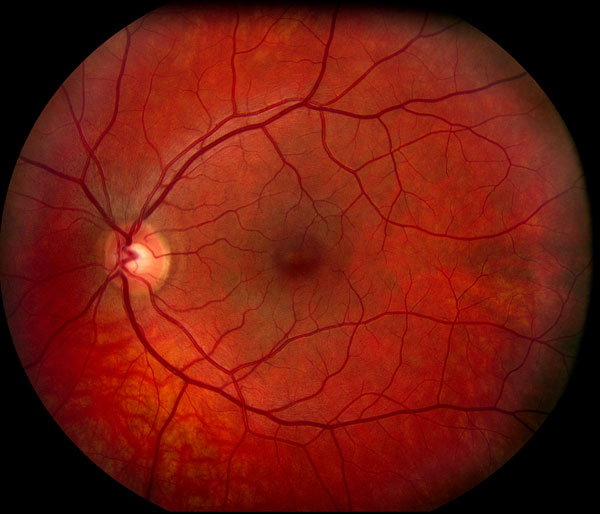
#> input picture data/assorted-samples/fundus_img1.jpg, 600 x 514 px; its folder holds only this picture in this run
$ python -i utils.py   (imports and definitions only)
#> lines starting #> are read from the running program, lines starting #| are printed output that depends on the picture; after the words box and inside, x2 and y2 are one past the last pixel; in counts of white or black regions, pixels touching at a corner belong together
""" The utils module provides some basic pre-processing operations over fundus
    images.
"""
import numpy as np
from skimage.filters import threshold_otsu
from skimage.measure import label
from skimage import img_as_bool, img_as_ubyte
from scipy.ndimage.morphology import binary_fill_holes
import ConfigParser


def parse_init_file(filename):
    """Read the initialization parameters file

    Parameters
    ----------
    filename : string
        path of ini file with initialization parameters

    Returns
    -------
    params : dictionary
        Dictionary of parameter values

    Example
    -------
    >>>params = parse_init_file('dridb.ini')

    """
    parser = ConfigParser.ConfigParser()
    parser.read(filename)
    params = dict(parser._sections)
    for k in params:
        params[k] = dict(parser._defaults, **params[k])
        params[k].pop('__name__', None)
    return params


def get_fundus_mask(img_in, threshold=None):
    """Obtain the Fundus mask of an image.

    This function takes a fundus image as the first argument and an optional
    threshold argument and computes the fundus mask of the input image.

    Parameters
    ----------
    img_in : Numpy array
        Input fundus image.
    threshold : float, optional
        Threshold for binarisation. If not provided,
        Otsu's threshold is computed and used. Default value is None.

    Returns
    -------
    mask : Numpy array.
        Binary fundus mask

    Example
    -------
    >>>mask = getfundusmask(img_in, threshold=10)

    """
    if len(img_in.shape) == 3:  # if the image is color take the green channel.
        img_in = img_in[:, :, 1]
    img_in = img_as_ubyte(img_in)
    if threshold is None:  # If the threshold is not provided, find the global otsu's threshold.
        threshold = threshold_otsu(img_in)
    mask = img_in > threshold  # Threshold the image.
    mask, num = label(mask, return_num=True)  # Obtain the label image.
    area = np.zeros(num)
    for i in range(num):
        area[i] = len(np.where(mask == i)[1])  # Regionprops is not needed.
        #  Area of each connected component is obtained in a simple loop.
    label_keep = np.argmax(area)
    mask[np.where(mask != label_keep)] = 0  # Keep only the component with the maximum area.
    mask = mask > 0  # Binarise the image.
    mask = binary_fill_holes(mask)  # Fill holes.
    mask = img_as_bool(mask)
    return mask

>>> import cv2
>>> picture = cv2.imread('data/assorted-samples/fundus_img1.jpg', cv2.IMREAD_GRAYSCALE)
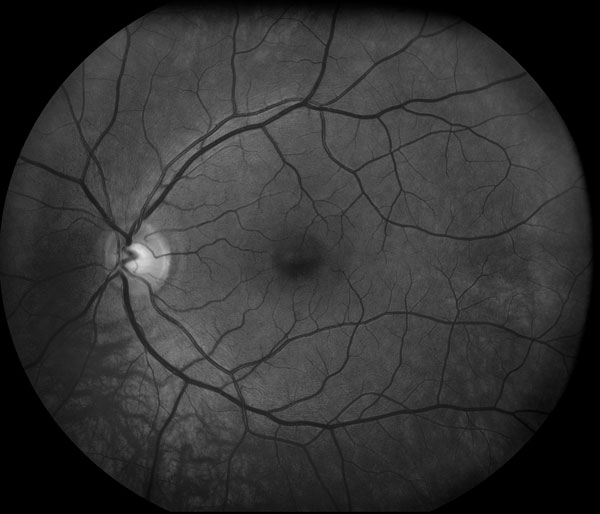
#> picture: shape (514, 600); min 0, max 225, mean 51.2
>>> result = get_fundus_mask(picture)
#> in get_fundus_mask, `threshold = threshold_otsu(img_in)`: threshold = 44
#> in get_fundus_mask, `mask = img_in > threshold`:
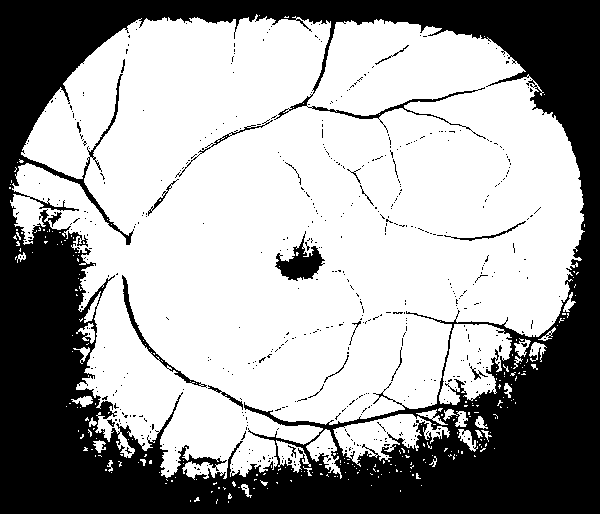
#> mask: shape (514, 600) bool; 63% white; 546 black regions (525 under 20 px), largest, box (x1, y1, x2, y2) and area: (0, 0, 600, 514) 110054, (275, 231, 325, 281) 1037, (122, 275, 207, 388) 576
#> in get_fundus_mask, `mask, num = label(mask, return_num=True)`:
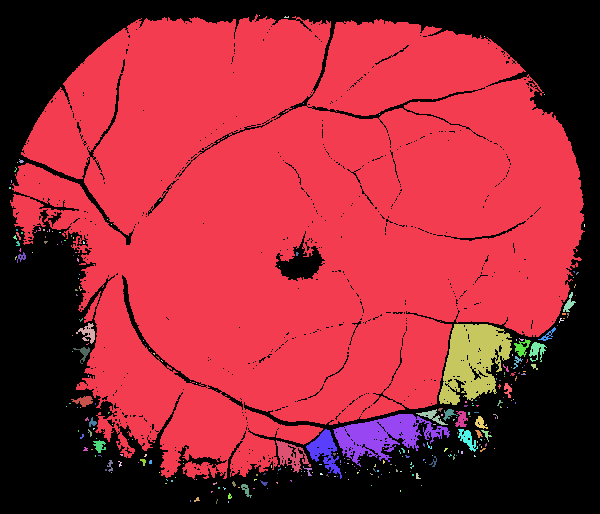
#> mask: shape (514, 600) int32; 286 distinct labels, from 0 to 285; one colour per label, 0 black
#> in get_fundus_mask, `mask, num = label(mask, return_num=True)`: num = 285
#> after the loop in get_fundus_mask, `for i in range(num):`: area = 285 values, max 183476 at index 1, min 1 at index 2, mean 1082.1
#> in get_fundus_mask, `label_keep = np.argmax(area)`: label_keep = 1
#> in get_fundus_mask, `mask[np.where(mask != label_keep)] = 0`:
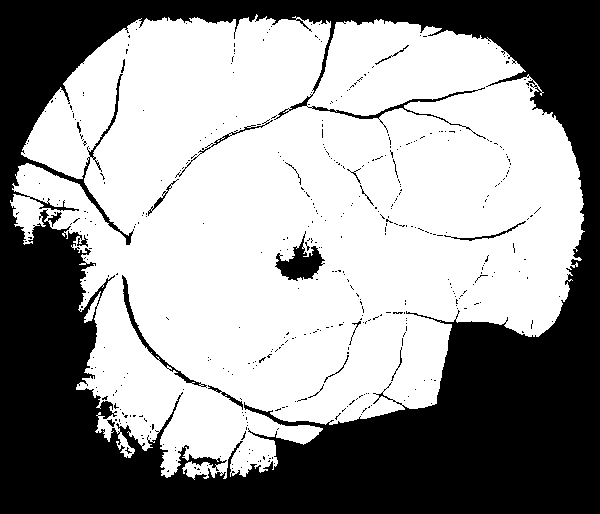
#> mask: shape (514, 600) int32; values 0 (black) and 1 (white), 59.5% white; 451 black regions (432 under 20 px), largest, box (x1, y1, x2, y2) and area: (0, 0, 600, 514) 121063, (275, 231, 325, 281) 1047, (122, 275, 207, 388) 586
#> in get_fundus_mask, `mask = binary_fill_holes(mask)`:
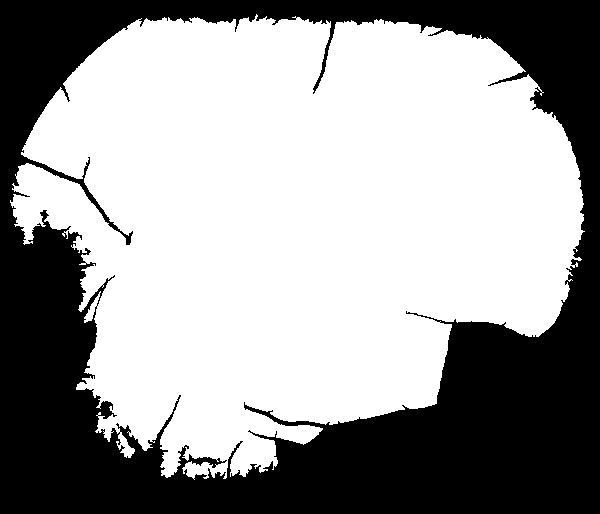
#> mask: shape (514, 600) bool; 61.3% white; 1 black region, box (x1, y1, x2, y2) and area: (0, 0, 600, 514) 119468
